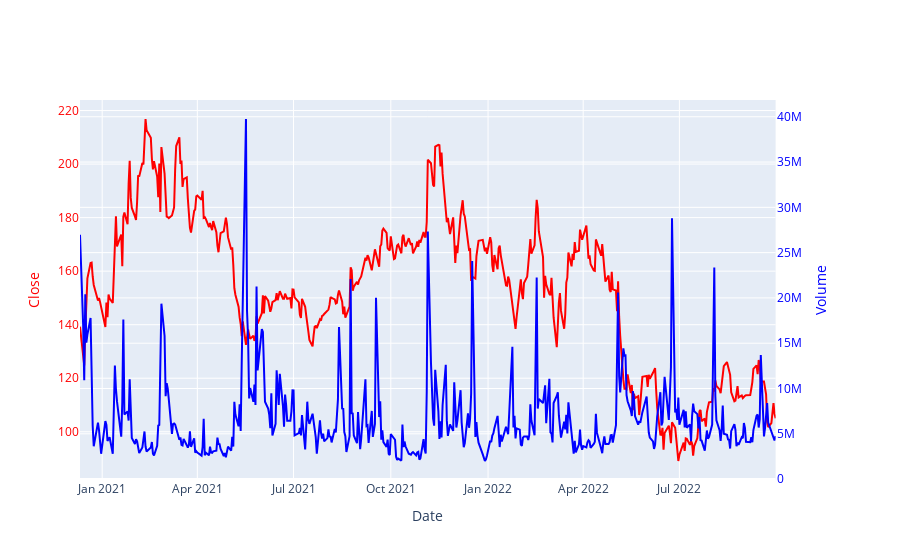

The notebook cell this image was saved under:
### Code cell
# plotly 로 2 중축 차트
from plotly.subplots import make_subplots
fig = make_subplots(specs = [[{'secondary_y':True}]]) # 2차원 리스트 지정

# 축 설정
sub_fig_1 = px.line(data_frame = df_abnb, x ='Date', y = 'Close')
sub_fig_1.update_traces(line_color = 'red')
sub_fig_2 = px.line(data_frame = df_abnb, x ='Date', y = 'Volume')
sub_fig_2.update_traces(line_color = 'blue')

sub_fig_2.update_traces(yaxis = 'y2')

# 두개의 그래프 합치기
fig.add_traces(sub_fig_1.data + sub_fig_2.data)

# 레이블 설정
fig.layout.xaxis.title = 'Date'
fig.layout.yaxis.title = 'Close'
fig.layout.yaxis.color = 'red'
fig.layout.yaxis2.title = 'Volume'
fig.layout.yaxis2.color = 'blue'

fig.update_layout()

### Figure 1 — Plotly figure (JSON) as saved in the notebook; plotly's stock layout.template omitted (floating-point values rounded to 4 significant figures; data arrays with more than 128 entries replaced by an {"elided": "..."} marker saying what was removed)
{"data": [{"hovertemplate": "Date=%{x}<br>Close=%{y}<extra></extra>", "legendgroup": "", "line": {"color": "red", "dash": "solid"}, "marker": {"symbol": "circle"}, "mode": "lines", "name": "", "orientation": "v", "showlegend": false, "type": "scatter", "x": {"elided": "454 str values"}, "xaxis": "x", "y": {"elided": "454 float values"}, "yaxis": "y"}, {"hovertemplate": "Date=%{x}<br>Volume=%{y}<extra></extra>", "legendgroup": "", "line": {"color": "blue", "dash": "solid"}, "marker": {"symbol": "circle"}, "mode": "lines", "name": "", "orientation": "v", "showlegend": false, "type": "scatter", "x": {"elided": "454 str values"}, "xaxis": "x", "y": {"elided": "454 int values"}, "yaxis": "y2"}], "layout": {"xaxis": {"anchor": "y", "domain": [0, 0.94], "title": {"text": "Date"}}, "yaxis": {"anchor": "x", "color": "red", "domain": [0, 1], "title": {"text": "Close"}}, "yaxis2": {"anchor": "x", "color": "blue", "overlaying": "y", "side": "right", "title": {"text": "Volume"}}}}
